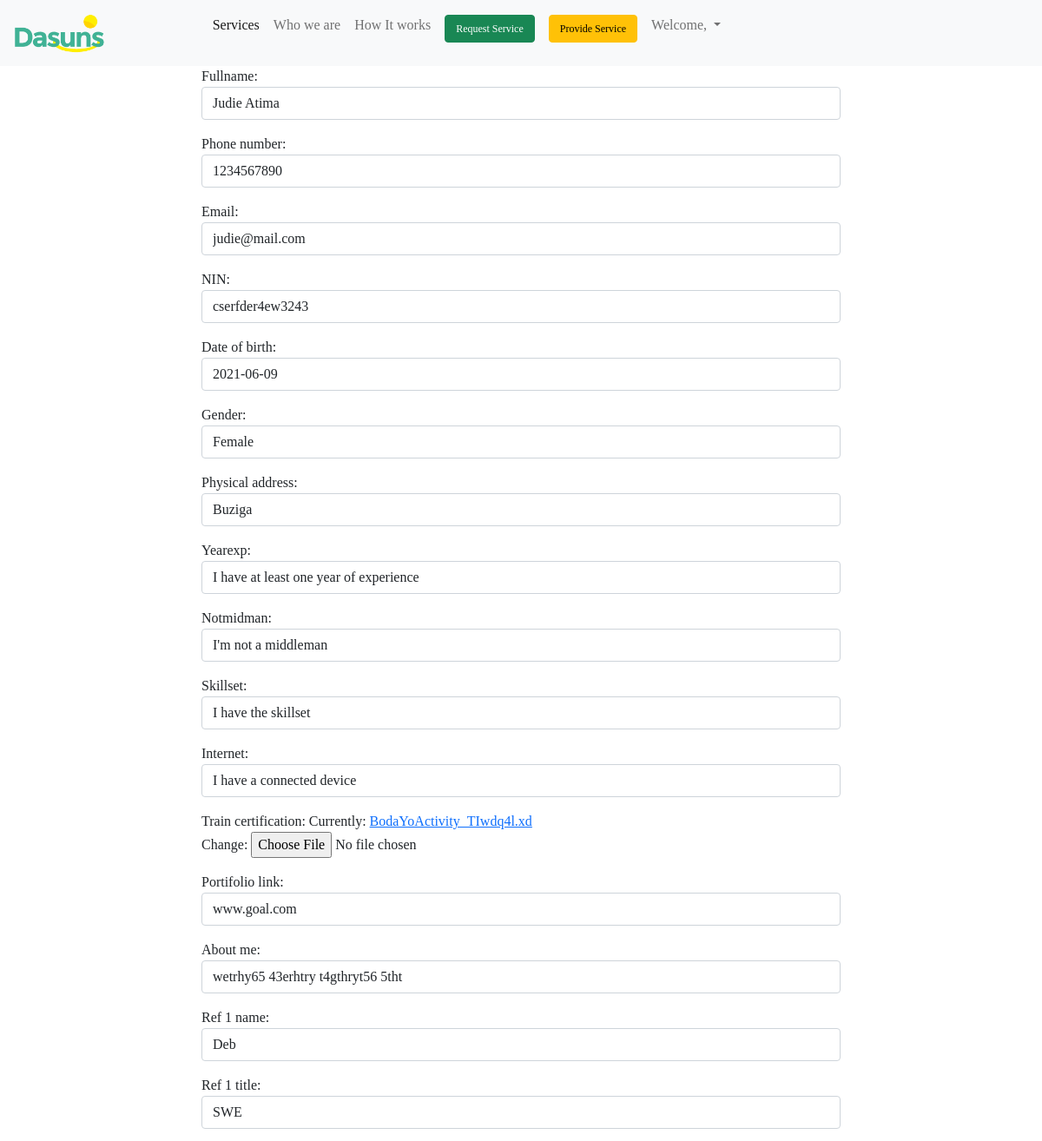
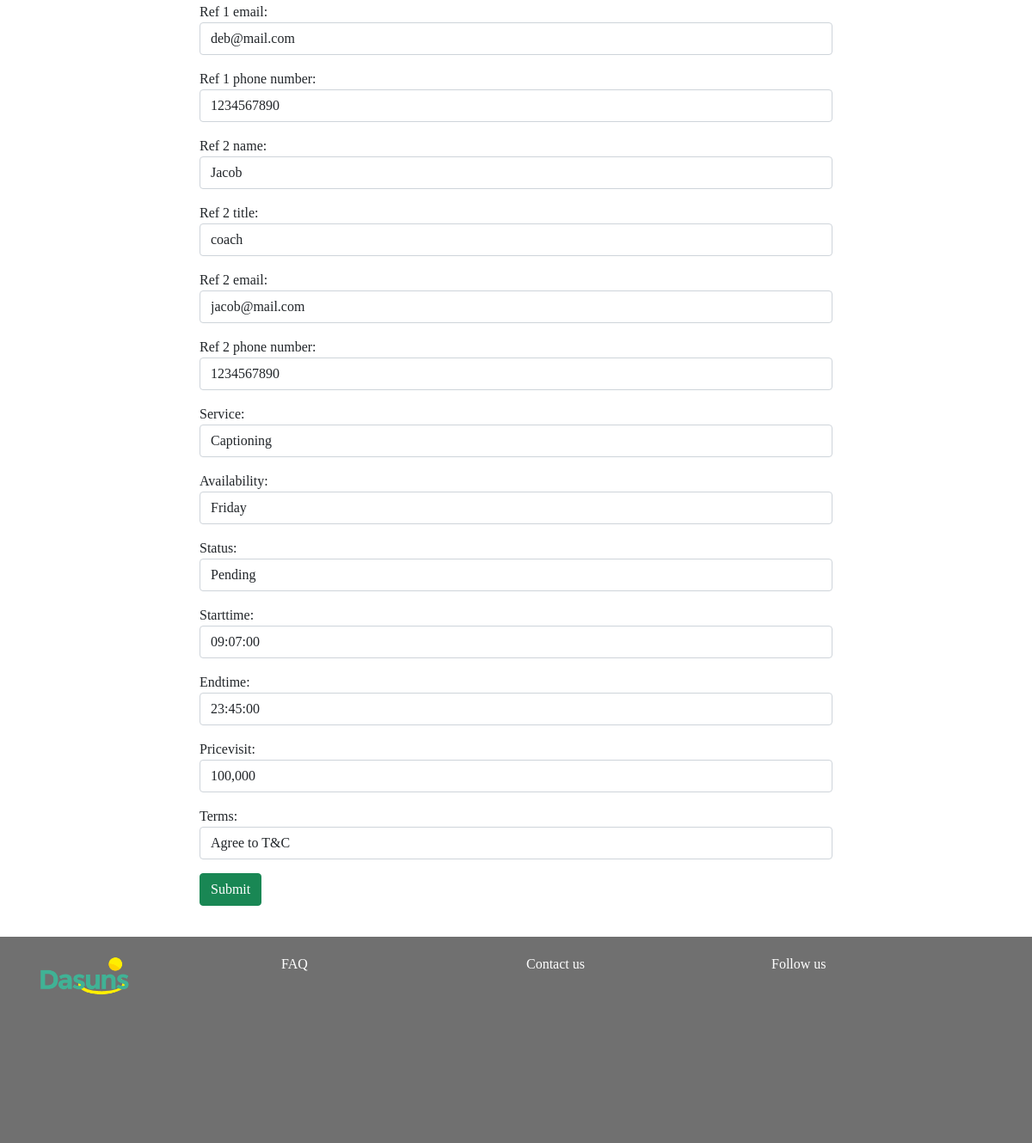
Page /update_serviceprovider/1 on the committed database (2 pictures, top to bottom).
### profiles/models.py (models this page shows, shortened)
class Serviceprovider(models.Model):
    GENDER = (('Male', 'Male'), ('Female', 'Female'))
    SERVICE = (('Personal Support Assistance', 'Personal Support Assistance'),
               ('Ugandan Sign Language Interpreter',
                'Ugandan Sign Language Interpreter'),
               ('International Sign Language Interpreter',
                'International Sign Language Interpreter'),
               ('Captioning', 'Captioning'), ('Mobility Guide', 'Mobility Guide'),
               ('Tactile Sign Language Interpreter', 'Tactile Sign Language Interpreter'),)
    STATUS = (('Pending', 'Pending'), ('Active', 'Active'),
              ('Suspended', 'Suspended'),)
    DAY = (('Monday', 'Monday'), ('Tuesday', 'Tuesday'), ('Wednesday', 'Wednesday'), ('Thursday', 'Thursday'),
           ('Friday', 'Friday'), ('Saturday', 'Saturday'), ('Sunday', 'Sunday'))
    user = models.OneToOneField(User, on_delete=models.CASCADE)
    fullname = models.CharField(max_length=200)
    phone = models.CharField(max_length=200)
    email = models.EmailField(max_length=200, unique=True)
    nin = models.CharField(max_length=200)
    dob = models.CharField(max_length=200)
    gender = models.CharField(max_length=200, choices=GENDER,)
    phyadd = models.CharField(max_length=200)
    yearexp = models.CharField(max_length=200)
    notmidman = models.CharField(max_length=200)
    skillset = models.CharField(max_length=200)
    internet = models.CharField(max_length=200)
    qualification = models.FileField()
    portifolio = models.CharField(max_length=200, blank=True)
    profession = models.CharField(max_length=200)
    ref1name = models.CharField(max_length=200)
    ref1title = models.CharField(max_length=200)
    ref1email = models.EmailField(max_length=200)
    ref1phone = models.CharField(max_length=200)
    ref2name = models.CharField(max_length=200)
    ref2title = models.CharField(max_length=200)
    ref2email = models.EmailField(max_length=200)
    ref2phone = models.CharField(max_length=200)
    service = MultiSelectField(max_length=200, choices=SERVICE)
    availability = MultiSelectField(max_length=200, choices=DAY)
    status = models.CharField(max_length=200, choices=STATUS,)
    starttime = models.TimeField(max_length=200)
    endtime = models.TimeField(max_length=200)
    pricevisit = models.CharField(max_length=200)
    terms = models.CharField(max_length=200)
    date_created = models.DateTimeField(auto_now_add=True)
    objects = models.Manager()
    class Meta:
        ordering = ['-date_created', 'fullname']

### profiles/views.py (the view)
# urls.py: path('update_serviceprovider/<str:pk>', views.updateServiceprovider, name="update_serviceprovider"),
def updateServiceprovider(request, pk):
    serviceprovider = Serviceprovider.objects.get(id=pk)
    form = ServiceproviderForm(instance=serviceprovider)
    if request.method == 'POST':
        form = ServiceproviderForm(request.POST,request.FILES, instance=serviceprovider)
        if form.is_valid():
            form.save()
            return redirect(reverse ('profiles:dashboard'))
    context = {'form': form}
    return render(request, 'profiles/serviceprovider.html', context)

### profiles/templates/profiles/serviceprovider.html (shortened to what this page needs)
{% load static %}
<html lang="en">
  <head>
    <link
      rel="stylesheet"
      type="text/css"
      href="{% static '/css/bootstrap/css/bootstrap.css' %}"
    />
    <link
      rel="stylesheet"
      type="text/css"
      href="{% static '/css/styles.css' %}"
    />
  </head>
  <body>
    <div>{% include 'profiles/authNavbar.html' %}</div>
    <div class="container">
      <div class="row justify-content-center">
        <div class="col-8">
          <div class="row">
            <fieldset>
              <form action="" method="POST" enctype="multipart/form-data">
                {% csrf_token %} {{form.as_p}}
                <button type="submit" class="btn btn-success" name="Submit">
                  Submit
                </button>
              </form>
            </fieldset>
          </div>
        </div>
      </div>
    </div>
    <div>{% include 'profiles/footer.html' %}</div>
  </body>
</html>

### static/css/styles.css (style rules this page uses)
html, body { background-color: #fff; margin: 0; padding: 0; font-family: "Montserrat"; max-width: 100%; overflow-x: hidden; }

### rows in the picture
Serviceprovider: fullname "Judie Atima", phone "1234567890", email "judie@mail.com", nin "cserfder4ew3243", dob "2021-06-09", gender "Female", phyadd "Buziga", yearexp "I have at least one year of experience", notmidman "I'm not a middleman", skillset "I have the skillset", internet "I have a connected device", portifolio "www.goal.com", profession "wetrhy65 43erhtry t4gthryt56 5tht", ref1name "Deb", ref1title "SWE", ref1email "deb@mail.com", ref1phone "1234567890", ref2name "Jacob", ref2title "coach", ref2email "jacob@mail.com", ref2phone "1234567890", service "Captioning", availability "Friday", status "Pending", starttime "09:07:00", endtime "23:45:00", pricevisit "100,000", terms "Agree to T&C"
